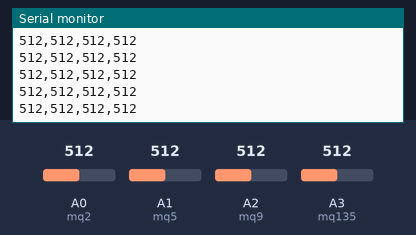
The sketch below on a simulated Arduino Uno, built with avr-gcc and run on an emulated ATmega328P. On the bench: the last lines printed to the serial monitor. Inputs (shaded band) come from the test bench; at power-on: A0 (mq2) = 512, A1 (mq5) = 512, A2 (mq9) = 512, A3 (mq135) = 512.

Above: at 1.2 s.
1.3 s: A0 (mq2) set to 716
At 1.56 s:
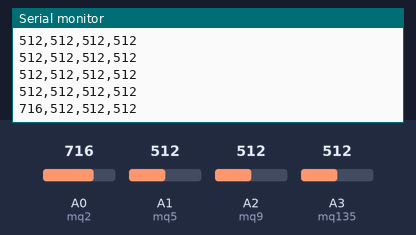
2.8 s: A1 (mq5) set to 716
At 2.97 s:
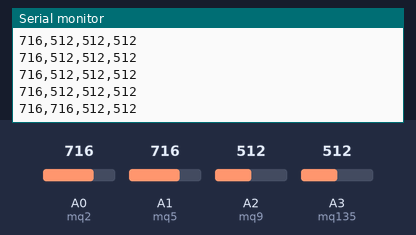
4.3 s: A2 (mq9) set to 716
At 4.38 s:
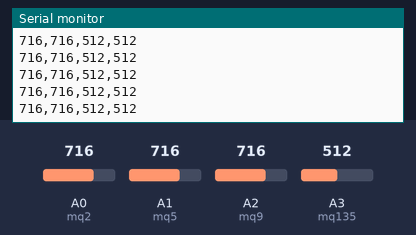
5.8 s: A3 (mq135) set to 716
At 5.99 s:
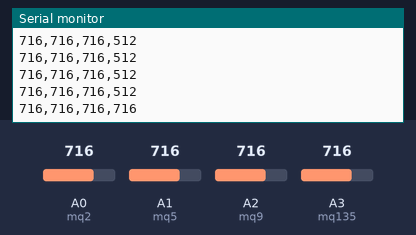
7.3 s: A0 (mq2) set to 992
At 7.4 s:
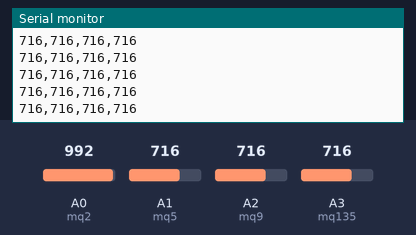
8.8 s: A1 (mq5) set to 992
At 8.8 s:
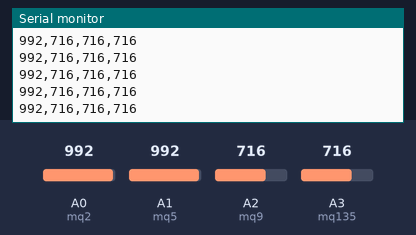
Timing chart, 0 to 11.3 s (numbered marks = the images above; inputs shaded):
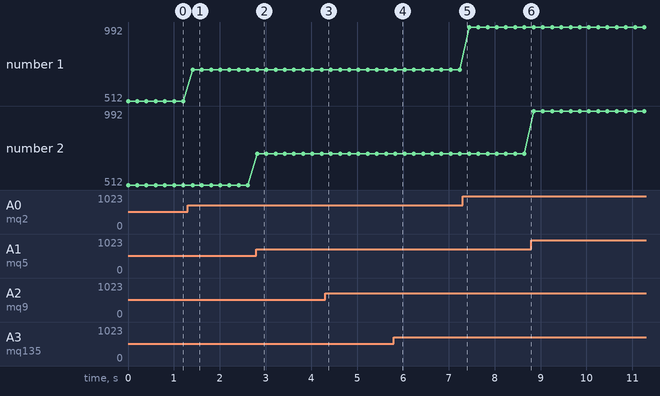

The sketch:

mq-xx.ino
```cpp
int mq2 = A0;
int mq5 = A1;
int mq9 = A2;
int mq135 = A3;
int mq2_val, mq9_val, mq5_val, mq135_val;

void setup() {
  Serial.begin(9600);
}

void loop() {
  mq2_val = analogRead(mq2);
  mq5_val = analogRead(mq5);
  mq9_val = analogRead(mq9);
  mq135_val = analogRead(mq135);
  Serial.print(mq2_val);
  Serial.print(",");
  Serial.print(mq5_val);
  Serial.print(",");
  Serial.print(mq9_val);
  Serial.print(",");
  Serial.println(mq135_val);
  delay(200);
}
```

Measured:
- after the input at 1.3 s, the serial monitor: prints a new line after 0.11 s (image 1)
- after the input at 2.8 s, the serial monitor: prints a new line at once (image 2)
- after the input at 5.8 s, the serial monitor: prints a new line at once (image 4)
- plotted number 1: 512 → 716 after the input at 1.3 s, 716 → 992 after the input at 7.3 s
